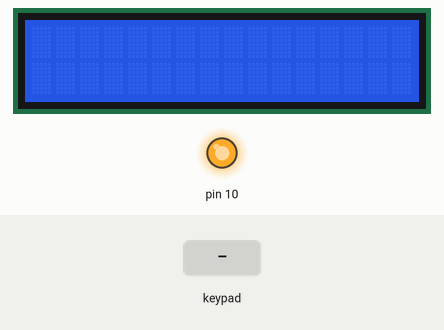
This program was run on a simulated Arduino Uno, built with avr-gcc and run on an emulated ATmega328P. Shown: 16×2 character LCD, output pins drawn as LEDs (lit = HIGH). Inputs (shaded band) come from the test bench.

Above: at 1.2 s.
1.3 s: keypad keys 1 2 # pressed 0.4 s apart
At 2.7 s:
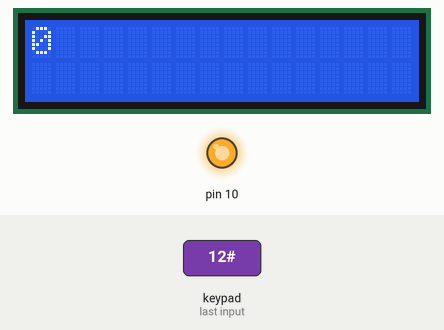
4.0 s: key '2' pressed
At 5.2 s:
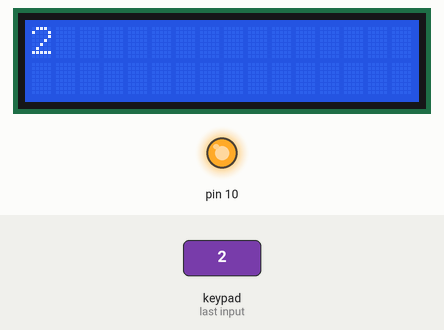
5.5 s: key '1' pressed
At 6.4 s:
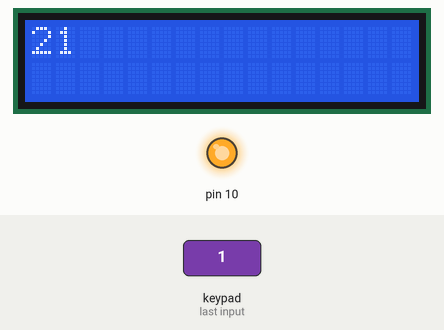
7.0 s: keypad keys 1 2 * pressed 0.4 s apart
At 8.2 s:
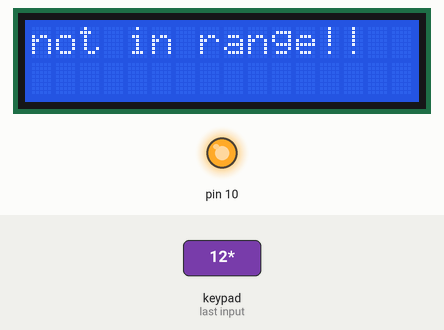
9.7 s: key '#' pressed
At 10.7 s:
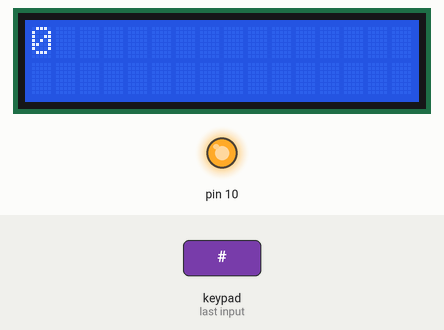
Timing chart, 0 to 12.3 s (numbered marks = the images above; inputs shaded):
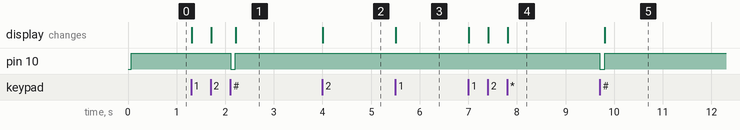

The program:

main.cpp
```cpp
#include <Arduino.h>
#include <LiquidCrystal.h>
#include <Keypad.h>
#include<SPI.h>
#define SEND_DATA_FLAG 1
#define GET_DATA_FLAG 2

void addNumer(char userCharInput);
void readInput();
void getDataFromSlave();
void setDataInSalve();
void printMessage(char *text);
void sendData();
void getData();
int  getDataSPI(int address);
void putDataSPI(int address,byte value);
byte sendAdress(int address);
const int rs = 9, en = 8, d4 = 7, d5 = 6, d6 = 5, d7 = 4;
LiquidCrystal lcd(rs, en, d4, d5, d6, d7);
//keypad
const byte ROWS = 4; //four rows
const byte COLS = 3; //three columns
char keys[ROWS][COLS] = {
{'1','2','3'},
{'4','5','6'},
{'7','8','9'},
{'*','0','#'}
};
byte rowPins[ROWS] = {A3, A2, A1, A0}; //connect to the row pinouts of the kpd
byte colPins[COLS] = {A4, A5, 3}; //connect to the column pinouts of the kpd

Keypad kpd = Keypad( makeKeymap(keys), rowPins, colPins, ROWS, COLS );


static int input_data = 0;
static int input_number = 0 ;
static char input_number_text[32];
static bool isDataRead = false;

void setup() {
    Serial.begin(9600);
    lcd.begin(16, 2);

    SPI.begin();
    digitalWrite(SS,HIGH);


}

void loop() {
  readInput();
}


void readInput(){
    if (kpd.getKeys())
    {
        for (int i=0; i<LIST_MAX; i++)
        {
            if ( kpd.key[i].stateChanged && (PRESSED == kpd.key[i].kstate) )
            {
                if (kpd.key[i].kchar == '*')
                {
                    setDataInSalve();
                }else if(kpd.key[i].kchar == '#'){
                    getDataFromSlave();
                }else{
                    addNumer(kpd.key[i].kchar);
                    sprintf(input_number_text, "%d", input_number);
                    printMessage(input_number_text);
                }


            }
        }
    }
}

void addNumer(char userCharInput){
    input_number = input_number*10 + (userCharInput - '0');
}

void getDataFromSlave(){
  if(input_number >= 0 && input_number <= 512){
    input_number =  getDataSPI(input_number);
    sprintf(input_number_text, "%d", input_number);
    printMessage(input_number_text);
  }else{
    printMessage("not in range!!");
  }
  isDataRead = false;
  input_number = 0;
  input_data = 0;
}

int  getDataSPI(int address){
  digitalWrite(SS, LOW);

  SPI.transfer((byte) GET_DATA_FLAG);
  delay(25);
  byte value = sendAdress(address);

  delay(25);
  value = SPI.transfer(-1);

  digitalWrite(SS, HIGH);
  return (int)value;
}


void setDataInSalve(){
  if(isDataRead){
    sendData();

  }else{
    getData();

  }
}


void sendData(){
  if( input_number >= 0 && input_number <= 255  ){
      putDataSPI(input_data,input_number);
      printMessage("0");
    }else {
      printMessage("not in range!!");
      }
    isDataRead = false;
    input_number = 0;
    input_data = 0;

}


void getData(){
  if( input_number >= 0 && input_number <= 512  ){
      isDataRead = true;
      input_data = input_number;
      printMessage("0");

    }else{
      printMessage("not in range!!");
    }
    input_number = 0;

}

void putDataSPI(int address,byte value){

  digitalWrite(SS, LOW);
  SPI.transfer(SEND_DATA_FLAG);
  delay(25);
  sendAdress(address);
  delay(25);
  SPI.transfer(value);
  delay(25);
  digitalWrite(SS, HIGH);

}


void printMessage(char *text){
    lcd.clear();

    lcd.print(text);

}

byte sendAdress(int address){
  byte firstByte = (byte)address,
       secondByte = (byte)(address >> 8);

  SPI.transfer(firstByte);
  delay(25);
  byte val = SPI.transfer(secondByte);
  delay(25);
  return val;
}
```

Measured:
- after the input at 1.3 s, pin 10: HIGH → LOW after 0.81 s, → HIGH 0.10 s later; the display: first changes at once (image 1 shows a later state)
- after the input at 4.0 s, the display: changes at once (image 2)
- after the input at 5.5 s, the display: changes at once (image 3)
- after the input at 7.0 s, the display: first changes at once (image 4 shows a later state)
- after the input at 9.7 s, pin 10: HIGH → LOW at once, → HIGH 0.10 s later; the display: changes after 0.11 s (image 5)
